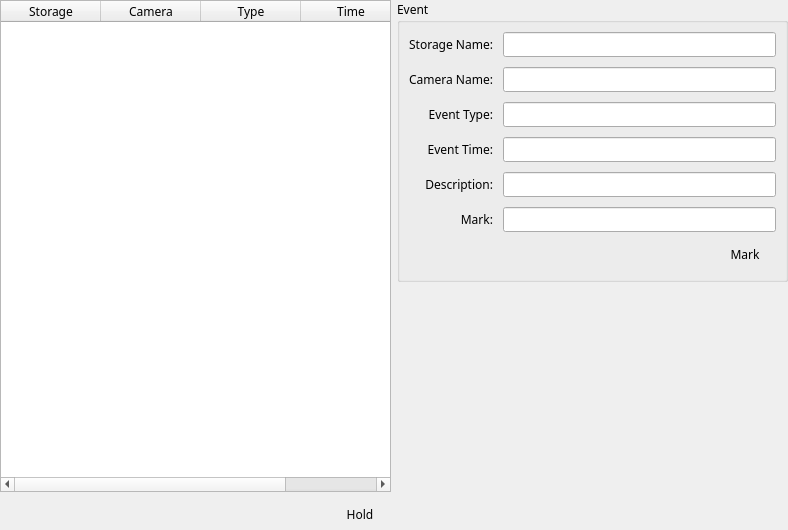
<?xml version="1.0" encoding="UTF-8"?>
<ui version="4.0">
 <class>VSCEventConsole</class>
 <widget class="QWidget" name="VSCEventConsole">
  <property name="geometry">
   <rect>
    <x>0</x>
    <y>0</y>
    <width>788</width>
    <height>530</height>
   </rect>
  </property>
  <property name="minimumSize">
   <size>
    <width>0</width>
    <height>0</height>
   </size>
  </property>
  <property name="maximumSize">
   <size>
    <width>16777215</width>
    <height>16777215</height>
   </size>
  </property>
  <property name="font">
   <font>
    <family>나눔스퀘어_ac</family>
   </font>
  </property>
  <property name="windowTitle">
   <string>Form</string>
  </property>
  <property name="styleSheet">
   <string notr="true"/>
  </property>
  <layout class="QHBoxLayout" name="horizontalLayout">
   <property name="leftMargin">
    <number>0</number>
   </property>
   <property name="topMargin">
    <number>0</number>
   </property>
   <property name="rightMargin">
    <number>0</number>
   </property>
   <property name="bottomMargin">
    <number>0</number>
   </property>
   <item>
    <layout class="QVBoxLayout" name="verticalLayout_3">
     <item>
      <widget class="QTableWidget" name="tableWidget">
       <property name="editTriggers">
        <set>QAbstractItemView::NoEditTriggers</set>
       </property>
       <property name="alternatingRowColors">
        <bool>true</bool>
       </property>
       <property name="selectionMode">
        <enum>QAbstractItemView::SingleSelection</enum>
       </property>
       <property name="selectionBehavior">
        <enum>QAbstractItemView::SelectRows</enum>
       </property>
       <property name="textElideMode">
        <enum>Qt::ElideMiddle</enum>
       </property>
       <attribute name="horizontalHeaderVisible">
        <bool>true</bool>
       </attribute>
       <attribute name="horizontalHeaderCascadingSectionResizes">
        <bool>true</bool>
       </attribute>
       <attribute name="horizontalHeaderStretchLastSection">
        <bool>true</bool>
       </attribute>
       <attribute name="verticalHeaderVisible">
        <bool>true</bool>
       </attribute>
       <attribute name="verticalHeaderStretchLastSection">
        <bool>false</bool>
       </attribute>
       <column>
        <property name="text">
         <string>Storage</string>
        </property>
       </column>
       <column>
        <property name="text">
         <string>Camera</string>
        </property>
       </column>
       <column>
        <property name="text">
         <string>Type</string>
        </property>
       </column>
       <column>
        <property name="text">
         <string>Time</string>
        </property>
       </column>
      </widget>
     </item>
     <item>
      <layout class="QGridLayout" name="gridLayout_3">
       <property name="horizontalSpacing">
        <number>20</number>
       </property>
       <property name="verticalSpacing">
        <number>0</number>
       </property>
       <item row="0" column="0">
        <spacer name="horizontalSpacer_3">
         <property name="orientation">
          <enum>Qt::Horizontal</enum>
         </property>
         <property name="sizeHint" stdset="0">
          <size>
           <width>40</width>
           <height>20</height>
          </size>
         </property>
        </spacer>
       </item>
       <item row="0" column="1">
        <widget class="QPushButton" name="pbHold">
         <property name="minimumSize">
          <size>
           <width>62</width>
           <height>32</height>
          </size>
         </property>
         <property name="maximumSize">
          <size>
           <width>62</width>
           <height>32</height>
          </size>
         </property>
         <property name="font">
          <font>
           <family>나눔스퀘어_ac</family>
          </font>
         </property>
         <property name="styleSheet">
          <string notr="true">QPushButton { 
background-image: url(:/action/resources/button.png);}
QPushButton:hover {
background-image: url(:/action/resources/buttonhover.png);}
QPushButton:pressed {
background-image: url(:/action/resources/buttonpress.png);}</string>
         </property>
         <property name="text">
          <string>Hold</string>
         </property>
         <property name="iconSize">
          <size>
           <width>0</width>
           <height>0</height>
          </size>
         </property>
         <property name="flat">
          <bool>true</bool>
         </property>
        </widget>
       </item>
      </layout>
     </item>
    </layout>
   </item>
   <item>
    <layout class="QVBoxLayout" name="verticalLayout_2">
     <item>
      <widget class="QGroupBox" name="groupBox_2">
       <property name="title">
        <string>Event</string>
       </property>
       <layout class="QVBoxLayout" name="verticalLayout">
        <item>
         <layout class="QGridLayout" name="gridLayout">
          <property name="topMargin">
           <number>0</number>
          </property>
          <property name="spacing">
           <number>10</number>
          </property>
          <item row="5" column="0">
           <widget class="QLabel" name="labelIP_2">
            <property name="text">
             <string>Event Type:</string>
            </property>
            <property name="alignment">
             <set>Qt::AlignRight|Qt::AlignTrailing|Qt::AlignVCenter</set>
            </property>
           </widget>
          </item>
          <item row="4" column="1">
           <widget class="QLineEdit" name="lineEditName">
            <property name="maximumSize">
             <size>
              <width>300</width>
              <height>16777215</height>
             </size>
            </property>
            <property name="readOnly">
             <bool>true</bool>
            </property>
           </widget>
          </item>
          <item row="6" column="1">
           <widget class="QLineEdit" name="lineEditTime">
            <property name="maximumSize">
             <size>
              <width>300</width>
              <height>16777215</height>
             </size>
            </property>
            <property name="readOnly">
             <bool>true</bool>
            </property>
           </widget>
          </item>
          <item row="4" column="0">
           <widget class="QLabel" name="labelName">
            <property name="text">
             <string>Camera Name:</string>
            </property>
            <property name="alignment">
             <set>Qt::AlignRight|Qt::AlignTrailing|Qt::AlignVCenter</set>
            </property>
           </widget>
          </item>
          <item row="7" column="1">
           <widget class="QLineEdit" name="lineEditDesc">
            <property name="maximumSize">
             <size>
              <width>300</width>
              <height>16777215</height>
             </size>
            </property>
            <property name="readOnly">
             <bool>true</bool>
            </property>
           </widget>
          </item>
          <item row="8" column="0">
           <widget class="QLabel" name="labelPassword_3">
            <property name="text">
             <string>Mark:</string>
            </property>
            <property name="alignment">
             <set>Qt::AlignRight|Qt::AlignTrailing|Qt::AlignVCenter</set>
            </property>
           </widget>
          </item>
          <item row="5" column="1">
           <widget class="QLineEdit" name="lineEditType">
            <property name="maximumSize">
             <size>
              <width>300</width>
              <height>16777215</height>
             </size>
            </property>
            <property name="readOnly">
             <bool>true</bool>
            </property>
           </widget>
          </item>
          <item row="6" column="0">
           <widget class="QLabel" name="labelPort_2">
            <property name="text">
             <string>Event Time:</string>
            </property>
            <property name="alignment">
             <set>Qt::AlignRight|Qt::AlignTrailing|Qt::AlignVCenter</set>
            </property>
           </widget>
          </item>
          <item row="7" column="0">
           <widget class="QLabel" name="labelPassword_2">
            <property name="text">
             <string>Description:</string>
            </property>
            <property name="alignment">
             <set>Qt::AlignRight|Qt::AlignTrailing|Qt::AlignVCenter</set>
            </property>
           </widget>
          </item>
          <item row="8" column="1">
           <widget class="QLineEdit" name="lineEditMark">
            <property name="maximumSize">
             <size>
              <width>300</width>
              <height>16777215</height>
             </size>
            </property>
           </widget>
          </item>
          <item row="3" column="0">
           <widget class="QLabel" name="labelName_2">
            <property name="text">
             <string>Storage Name:</string>
            </property>
            <property name="alignment">
             <set>Qt::AlignRight|Qt::AlignTrailing|Qt::AlignVCenter</set>
            </property>
           </widget>
          </item>
          <item row="3" column="1">
           <widget class="QLineEdit" name="lineEditStorName">
            <property name="maximumSize">
             <size>
              <width>300</width>
              <height>16777215</height>
             </size>
            </property>
            <property name="readOnly">
             <bool>true</bool>
            </property>
           </widget>
          </item>
         </layout>
        </item>
        <item>
         <layout class="QGridLayout" name="gridLayout_2">
          <property name="horizontalSpacing">
           <number>20</number>
          </property>
          <property name="verticalSpacing">
           <number>0</number>
          </property>
          <item row="0" column="1">
           <widget class="QPushButton" name="pbMark">
            <property name="minimumSize">
             <size>
              <width>62</width>
              <height>32</height>
             </size>
            </property>
            <property name="maximumSize">
             <size>
              <width>62</width>
              <height>32</height>
             </size>
            </property>
            <property name="font">
             <font>
              <family>나눔스퀘어_ac</family>
             </font>
            </property>
            <property name="styleSheet">
             <string notr="true">QPushButton { 
background-image: url(:/action/resources/button.png);}
QPushButton:hover {
background-image: url(:/action/resources/buttonhover.png);}
QPushButton:pressed {
background-image: url(:/action/resources/buttonpress.png);}</string>
            </property>
            <property name="text">
             <string>Mark</string>
            </property>
            <property name="iconSize">
             <size>
              <width>0</width>
              <height>0</height>
             </size>
            </property>
            <property name="flat">
             <bool>true</bool>
            </property>
           </widget>
          </item>
          <item row="0" column="0">
           <spacer name="horizontalSpacer_2">
            <property name="orientation">
             <enum>Qt::Horizontal</enum>
            </property>
            <property name="sizeHint" stdset="0">
             <size>
              <width>40</width>
              <height>20</height>
             </size>
            </property>
           </spacer>
          </item>
         </layout>
        </item>
       </layout>
      </widget>
     </item>
     <item>
      <widget class="QWidget" name="video" native="true">
       <property name="minimumSize">
        <size>
         <width>320</width>
         <height>200</height>
        </size>
       </property>
      </widget>
     </item>
    </layout>
   </item>
  </layout>
 </widget>
 <resources>
  <include location="vscmainwindows.qrc"/>
 </resources>
 <connections/>
</ui>
